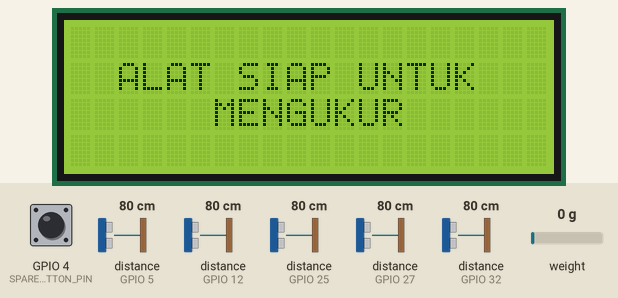
Simulated run of this sketch. Board: ESP32. Shown: 20×4 character LCD. Inputs (shaded band) come from the test bench; at power-on: weight on the scale 0 g, GPIO 4 (SPARE_BUTTON_PIN) HIGH, distance to the obstacle (sensors on GPIO 5, GPIO 12, GPIO 25, GPIO 27, GPIO 32) 80 cm. The echo pulse lasts 58.3 µs per cm; WiFi joins after 1.5 s; servers stay silent unless stated; storage starts empty; what the sketch prints to the serial monitor is not drawn.

Above: at 17.2 s.
17.3 s: weight on the scale set to 100 g
At 20.9 s:
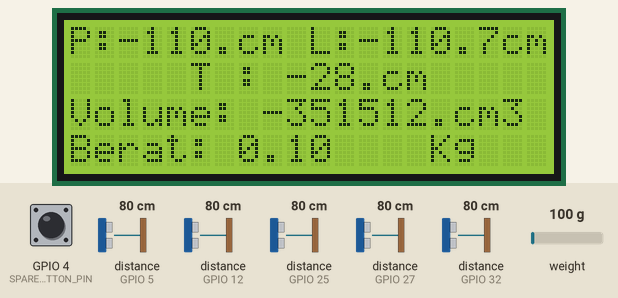
21.2 s: GPIO 4 (SPARE_BUTTON_PIN) pulled LOW for 1 s
At 23.2 s:
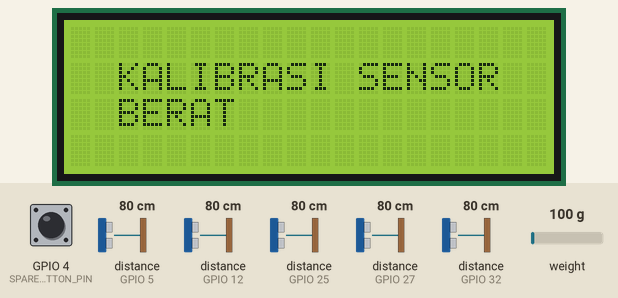
30.4 s: weight on the scale set to 1250 g
At 33.2 s:
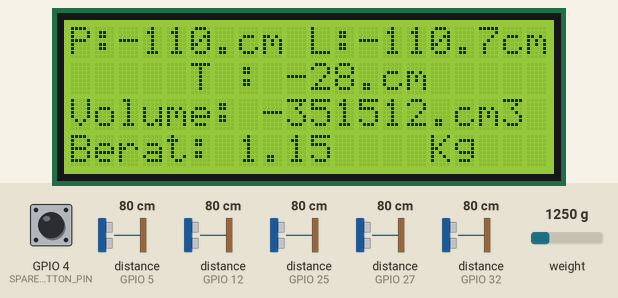
33.5 s: distance to the obstacle (sensor on GPIO 5) set to 2 cm
At 34.7 s:
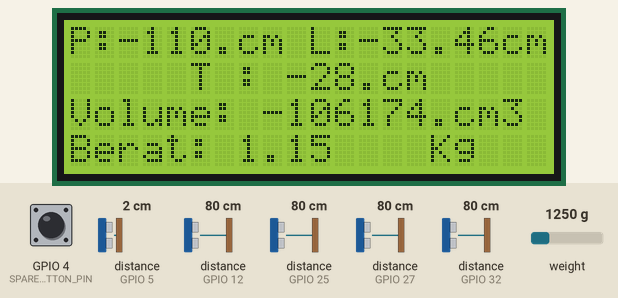
35.5 s: distance to the obstacle (sensor on GPIO 12) set to 2 cm
At 37.2 s:
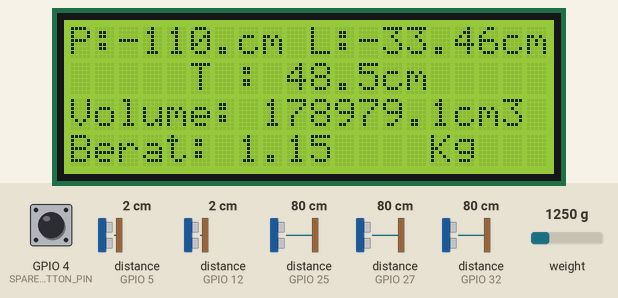
37.5 s: distance to the obstacle (sensor on GPIO 25) set to 2 cm
At 38.6 s:
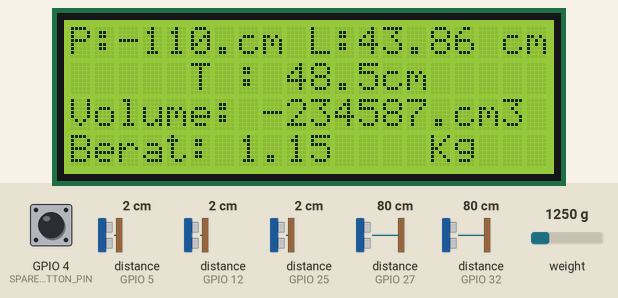
Timing chart, 0 to 40.5 s (numbered marks = the images above; inputs shaded):
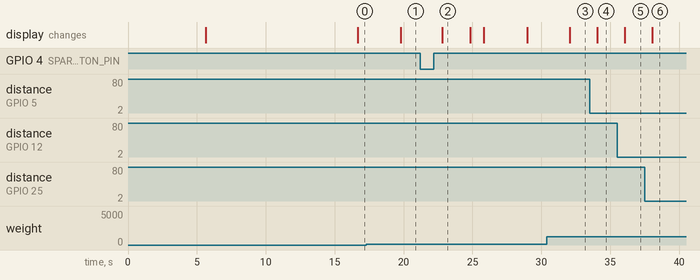

Measured:
- after the input at 17.3 s, the display: changes after 2.5 s (image 1)
- after the input at 21.2 s, the display: changes after 1.6 s (image 2)
- after the input at 30.4 s, the display: changes after 1.7 s (image 3)
- after the input at 33.5 s, the display: changes after 0.56 s (image 4)
- after the input at 35.5 s, the display: changes after 0.56 s (image 5)
- after the input at 37.5 s, the display: changes after 0.55 s (image 6)
- what the display in image 2 shows lasts 2.0 s, from 22.8 s to 24.8 s

The sketch:

arduino_file_package_scales.ino
```cpp
#include <Arduino.h>
#include <WiFi.h>               // Library Wifi
#include "LittleFS.h"           // Library file sistem ESP32 reference https://randomnerdtutorials.com/arduino-ide-2-install-esp32-littlefs/
#include <AsyncTCP.h>           // Library untuk Asinkron TCP
#include <ESPAsyncWebServer.h>  // Library ESP Web Seb Server Asinkron
#include <Arduino_JSON.h>       // Library JSON (JavaScript Object National) arduino
#include <LiquidCrystal_I2C.h>  // Library LCD I2C
#include "HX711.h"              // Library Loadcell HX711

#define CALIBRATION_FACTOR 98   // Kalibrasi faktor Loadcell

// define pinout used
#define LOADCELL_DT_PIN 18      // Pin 18 to Pin DT HX711 Module
#define LOADCELL_SCK_PIN 19     // Pin 19 to Pin SCK HX711 Module
#define SPARE_BUTTON_PIN 4      // Pin 4 to Push Button Tare

// Replace the next variables with your SSID/Password combination
const char* ssid = "Redmi 7A";
const char* password = "asdfghjkl";

//define sound speed in cm/uS
#define SOUND_SPEED 0.034
#define CM_TO_INCH 0.393701

// 0 atas// 1 kanan// 2 depan// 3 kiri// 4 belakang
const int trigPin[] = {13,14,26,33,15}; // Pin ESP32 for trig pin HC-SR04 (ultrasonic module)
const int echoPin[] = {12,27,25,32,5};  // Pin ESP32 for echo ppin HC-SR04 (ultrasonic module)
float distanceArr[5];
float distanceLimit[] = {50.5,24.15,23.9,24.2,23.9}; // Naikan nilainya jika pembacaan < ukuran real atau turunkan nilainya jika pembacaan > ukuran real
LiquidCrystal_I2C lcd(0x27, 20, 4); // Use lcd i2c 20x4
HX711 scale;

// Create AsyncWebServer object on port 80
AsyncWebServer server(80);

// Create an Event Source on /events
AsyncEventSource events("/events");

// Json Variable to Hold Sensor Readings
JSONVar readings;

// variable initiation
// Deklarasi variabel tipe long untuk menyimpan durasi waktu dan mili detik
long duration, currentmillis, previousmillis, previousmillis2, interval = 2000, interval2 = 5000;

// Deklarasi variabel tipe float untuk menyimpan data yang mengandung pecahan desimal
float distanceCm, weight, volume, panjang, lebar, tinggi;

// Pendefinisian fungsi
float measureDistance(int i);
void measureDimension(float &panjang, float &lebar, float &tinggi);
float measureVolume();
float measureWeight();
void displayWelcome();
void displayData(float volume, float weight);
void displayReady();
void displayTare(); // Fungsi untuk meng nol kan pembacaan berat
void setup_wifi();
void callback(char* topic, byte* message, unsigned int length);
void reconnect();
void initLittleFS();
String getDataReadings();

void setup() {
  Serial.begin(115200); // Starts the serial communication

  for(int i=0;i<5;i++){
    pinMode(trigPin[i], OUTPUT); // Sets the trigPin as an Output
    pinMode(echoPin[i], INPUT); // Sets the echoPin as an Input
  }

  pinMode(SPARE_BUTTON_PIN, INPUT_PULLUP);
  // LCD setup
  lcd.init(); // initialize LCD
  lcd.backlight(); // turn on LCD backlight
  displayWelcome();
  // loadcell setup
  // rtc_clk_cpu_freq_set(RTC_CPU_FREQ_80M);
  scale.begin(LOADCELL_DT_PIN, LOADCELL_SCK_PIN);
  scale.set_scale(CALIBRATION_FACTOR);
  scale.tare(); // reset the scale to 0

  setup_wifi();
  initLittleFS();

  // Web Server Root URL
  server.on("/", HTTP_GET, [](AsyncWebServerRequest *request){
    request->send(LittleFS, "/index.html", "text/html");
  });

  server.serveStatic("/", LittleFS, "/");

  // Request for the latest sensor readings
  server.on("/readings", HTTP_GET, [](AsyncWebServerRequest *request){
    String json = getDataReadings();
    request->send(200, "application/json", json);
    json = String();
  });

  events.onConnect([](AsyncEventSourceClient *client){
    if(client->lastId()){
      Serial.printf("Client reconnected! Last message ID that it got is: %u\n", client->lastId());
    }
    // send event with message "hello!", id current millis
    // and set reconnect delay to 1 second
    client->send("hello!", NULL, millis(), 10000);
  });
  server.addHandler(&events);

  // Start server
  server.begin();
}

void loop() {
  currentmillis = millis();
  if(currentmillis - previousmillis >= interval){
    previousmillis = currentmillis;
    weight = measureWeight();

    if(weight < 0.01){
      displayReady();
      panjang, lebar, tinggi, volume = 0.0;
      Serial.println("Siap Mengukur");
    } else {
      volume = measureVolume();
      displayData(volume, weight);
      Serial.print("Volume: ");
      Serial.println(volume);
      Serial.print("Berat: ");
      Serial.println(weight);
    }

    // Send data to the client
    events.send("ping",NULL,millis());
    events.send(getDataReadings().c_str(),"new_readings" ,millis());

    Serial.println("Publishing data...");

    if(digitalRead(SPARE_BUTTON_PIN) == LOW){
      displayTare();
      delay(100);
    }
  }
}

float measureDistance(int i){
  // Clears the trigPin
  digitalWrite(trigPin[i], LOW);
  delayMicroseconds(2);
  // Sets the trigPin on HIGH state for 10 micro seconds
  digitalWrite(trigPin[i], HIGH);
  delayMicroseconds(10);
  digitalWrite(trigPin[i], LOW);
  // Reads the echoPin, returns the sound wave travel time in microseconds
  duration = pulseIn(echoPin[i], HIGH);

  // Calculate the distance
  distanceCm = duration * SOUND_SPEED/2;
  // Prints the distance in the Serial Monitor
  Serial.print("Channel ");
  Serial.print(i);
  Serial.print(" Distance (cm): ");
  Serial.println(distanceCm);
  // delay(1000);
  return distanceCm;
}

float measureWeight(){
  return scale.get_units(10)/1000; // dibagi 1000 untuk menghitung kilogram
}

void measureDimension(float &panjang, float &lebar, float &tinggi){
  for(int i=0; i<5; i++){
    distanceArr[i] = measureDistance(i);
  }
  panjang = ((distanceLimit[1] - distanceArr[1]) + (distanceLimit[3] -
  distanceArr[3]));
  lebar = ((distanceLimit[2] - distanceArr[2]) + (distanceLimit[4] -
  distanceArr[4]));
  tinggi = distanceLimit[0] - distanceArr[0];
}

// Fungsi untuk mengukur volume
float measureVolume() {
  measureDimension(panjang, lebar, tinggi);
  volume = panjang * lebar * tinggi; // menghitung volume dengan rumus bangun ruang balok

  Serial.print("panjang: ");
  Serial.print(panjang);
  Serial.print(" lebar: ");
  Serial.print(lebar);
  Serial.print(" tinggi: ");
  Serial.print(tinggi);
  Serial.print(" volume: ");
  Serial.println(volume);

  return volume;
}

void displayData(float volume, float weight){
  lcd.clear();
  lcd.setCursor(0, 0);
  lcd.print("P:");
  lcd.print(panjang);
  lcd.setCursor(7,0);
  lcd.print("cm");
  lcd.setCursor(10, 0);
  lcd.print("L:");
  lcd.print(lebar);
  lcd.setCursor(18,0);
  lcd.print("cm");
  lcd.setCursor(5, 1);
  lcd.print("T : ");
  lcd.print(tinggi);
  lcd.setCursor(13,1);
  lcd.print("cm");
  lcd.setCursor(0, 2);
  lcd.print("Volume: ");
  lcd.print(volume);
  lcd.setCursor(16,2);
  lcd.print("cm3");
  lcd.setCursor(0, 3);
  lcd.print("Berat: ");
  lcd.print(weight);
  lcd.setCursor(15,3);
  lcd.print("Kg");
}

void displayWelcome(){
  lcd.clear();
  lcd.setCursor(0, 0);
  lcd.print("ALAT PENGUKUR BERAT");
  lcd.setCursor(8, 1);
  lcd.print("dan");
  lcd.setCursor(4, 2);
  lcd.print("DIMENSI PAKET");
  delay(3000);

}

void displayReady() {
  lcd.clear();
  lcd.setCursor(2,1);
  lcd.print("ALAT SIAP UNTUK");
  lcd.setCursor(6,2);
  lcd.print("MENGUKUR");
  delay(2000);
}

void displayTare(){
  scale.tare(); // Fungsi untuk meng nol kan pembacaan loadcell (builtin library HX711)

  lcd.clear();
  lcd.setCursor(2, 1);
  lcd.print("KALIBRASI SENSOR");
  lcd.setCursor(2, 2);
  lcd.print("BERAT");
  delay(2000);

  lcd.clear();
  lcd.setCursor(2, 1);
  lcd.print("BERAT SAAT INI:");
  lcd.setCursor(2, 2);
  lcd.print(scale.get_units(10)/1000); // Untuk mendapatkan nilaiberat (KG) saat ini
  lcd.print(" Kg");
  delay(2000);
}

void setup_wifi() {
  delay(10);
  // We start by connecting to a WiFi network
  Serial.println();
  Serial.print("Connecting to ");
  Serial.println(ssid);
  WiFi.begin(ssid, password);
  while (WiFi.status() != WL_CONNECTED) {
    delay(500);
    Serial.print(".");
  }
  Serial.println("");
  Serial.println("WiFi connected");
  Serial.println("IP address: ");
  Serial.println(WiFi.localIP());

  lcd.clear();
  lcd.setCursor(1, 1);
  lcd.print("IP Address: ");
  lcd.setCursor(1, 2);
  lcd.print(WiFi.localIP());
  delay(10000); // lama menampilkan alamat IP pada lcd 10 detik
}

// Initialize LittleFS
void initLittleFS() {
  if(!LittleFS.begin()){
    Serial.println("An Error has occurred while mounting LittleFS");
    return;
  }
  Serial.println("LittleFS mounted successfully");
}

// Get Data Readings and return JSON object
String getDataReadings() {
  readings["weight"] = String(weight);
  readings["volume"] = String(volume);
  readings["panjang"] = String(panjang);
  readings["lebar"] = String(lebar);
  readings["tinggi"] = String(tinggi);
  String jsonString = JSON.stringify(readings);
  return jsonString;
}
```
